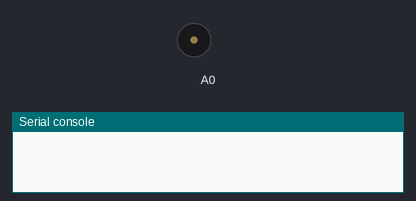
This program was run on a simulated CircuitPython board. Parts: buzzer (waves = sounding), the last lines printed to the serial console. The interpreter's speed is modelled, so counts of loop turns are approximate; library files of the repository ran but are not shown: rtttl.py, songs.py. At 10.9 s the program ends and the board releases its pins; the recording ends there.

Above: at 0.1 s.
At 8.9 s:
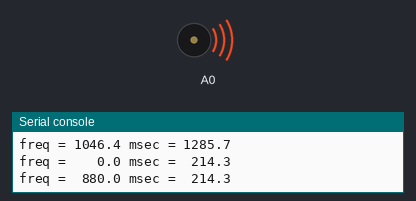
Timing chart, 0 to 10.9 s (numbered marks = the images above):
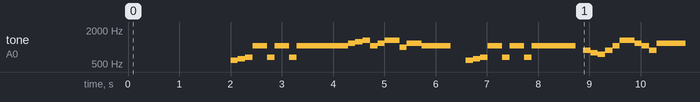

The program:

rtttl_example.py
```python
'''
#https://github.com/dhylands/upy-rtttl
The MIT License (MIT)

Copyright (c) 2016 Dave Hylands
Copyright (c) 2017 David Glaude

Permission is hereby granted, free of charge, to any person obtaining a copy
of this software and associated documentation files (the "Software"), to deal
in the Software without restriction, including without limitation the rights
to use, copy, modify, merge, publish, distribute, sublicense, and/or sell
copies of the Software, and to permit persons to whom the Software is
furnished to do so, subject to the following conditions:

The above copyright notice and this permission notice shall be included in all
copies or substantial portions of the Software.

THE SOFTWARE IS PROVIDED "AS IS", WITHOUT WARRANTY OF ANY KIND, EXPRESS OR
IMPLIED, INCLUDING BUT NOT LIMITED TO THE WARRANTIES OF MERCHANTABILITY,
FITNESS FOR A PARTICULAR PURPOSE AND NONINFRINGEMENT. IN NO EVENT SHALL THE
AUTHORS OR COPYRIGHT HOLDERS BE LIABLE FOR ANY CLAIM, DAMAGES OR OTHER
LIABILITY, WHETHER IN AN ACTION OF CONTRACT, TORT OR OTHERWISE, ARISING FROM,
OUT OF OR IN CONNECTION WITH THE SOFTWARE OR THE USE OR OTHER DEALINGS IN THE
SOFTWARE.
'''

from rtttl import RTTTL
import songs

import board
import simpleio
import time

speaker_pin  = board.A0  # Speaker is connected to this DIGITAL pin

# Initialize input/output pins
#pwm       = pulseio.PWMOut(speaker_pin, variable_frequency=True, duty_cycle=0)

def play_tone(freq, msec):
    print('freq = {:6.1f} msec = {:6.1f}'.format(freq, msec))
    simpleio.tone(speaker_pin, freq, duration=msec/1500)
    '''
    if freq > 0:
        pwm.frequency  = int(freq)   # Set frequency
        pwm.duty_cycle = 32767  # 50% duty cycle
	time.sleep(msec*0.001)  # Play for a number of msec
    pwm.duty_cycle = 0          # Stop playing
    '''
    #time.sleep(0.05)            # Delay 50 ms between notes

# Code for these tunes are contained in lib/songs.py
song_names = ['Super Mario - Main Theme', 'Super Mario - Title Music', 'SMBtheme', 'SMBwater',
              'SMBunderground', 'Picaxe', 'The Simpsons', 'Indiana', 'TakeOnMe', 'Entertainer',
              'Muppets', 'Xfiles', 'Looney', '20thCenFox', 'Bond', 'MASH', 'StarWars', 'GoodBad',
              'TopGun', 'A-Team', 'Flinstones', 'Jeopardy', 'Gadget', 'Smurfs', 'MahnaMahna',
              'LeisureSuit', 'MissionImp', 'RickAstley']

tune = RTTTL(songs.find('Entertainer'))

time.sleep(2) # separate from startup beeps

for freq, msec in tune.notes():
    play_tone(freq, msec)
```
